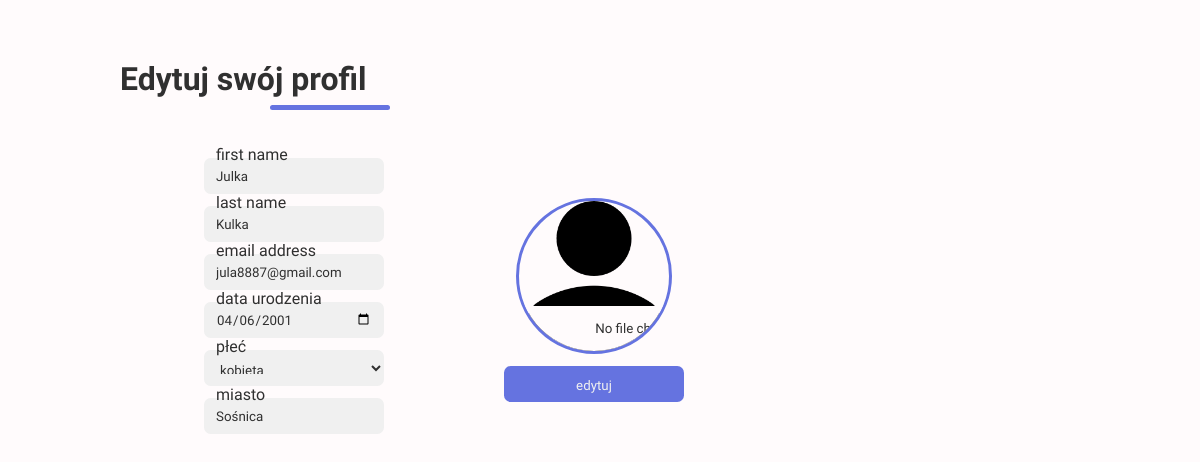
Page /account/edit/ (signed in) on the earlier database version.
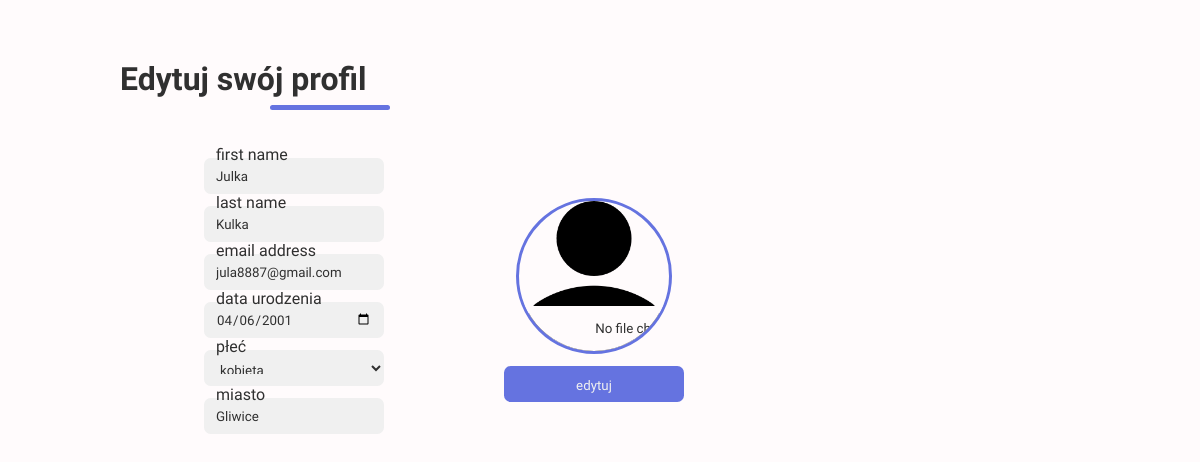
Same page on the later database version.
### users/models.py (models this page shows, shortened)
class user_profile(models.Model):
    user = models.OneToOneField(User, on_delete = models.CASCADE, blank = True, editable = False, primary_key = True)
    sex = models.CharField(null = True, blank = True, max_length = 15, choices = GENDER_CHOICES)
    city = models.CharField(max_length = 40, blank = True, null = True)
    birth_date = models.DateField(null = True, blank = True)
    image = models.ImageField(upload_to = get_upload_path, default = 'profile_image/default.png', storage = OverwriteStorage())
    def my_property(self):
        return self.user.first_name + ' ' + self.user.last_name
    full_name = property(my_property)
    class Meta:
        verbose_name_plural = 'Dodatkowe informacje o użytkownikach'

### users/decorators.py (the view)
    def wrapper_func(request, *args, **kwargs):
        if not 'browse_mode' in request.session:
            request.session['browse_mode'] = 'light'
        return view_func(request, *args, **kwargs)

### users/forms.py
class ModifyUserForm(forms.ModelForm):
    class Meta:
        model = User
        fields = ['first_name', 'last_name', 'email']
    def __init__(self, *args, **kwargs):
        super().__init__(*args, **kwargs)
        self.fields['first_name'].widget = forms.TextInput(attrs={'placeholder': ' '})
        self.fields['last_name'].widget = forms.TextInput(attrs={'placeholder': ' '})
        self.fields['email'].widget = forms.TextInput(attrs={'placeholder': ' '})

class ModifyUserDataForm(forms.ModelForm):
    sex = forms.ChoiceField(widget = forms.Select, choices = GENDER_CHOICES)
    class Meta:
        model = user_profile
        fields = ['birth_date', 'sex', 'city', 'image']
        widgets = {
            'birth_date': forms.DateInput(format = ('%Y-%m-%d'), attrs = {'type': 'date'}),
            'image': forms.FileInput()
        }
    def __init__(self, *args, **kwargs):
        super().__init__(*args, **kwargs)
        self.fields['birth_date'].label = 'Data urodzenia'
        self.fields['sex'].label = 'Płeć'
        self.fields['city'].label = 'Miasto'
        self.fields['city'].widget = forms.TextInput(attrs={'placeholder': ' '})

### templates/users/account_edit.html (shortened to what this page needs)
{% extends 'base.html' %}
{% load static %}
{% block css %}
{% if request.session.browse_mode == 'dark' %}
<link rel="stylesheet" href="{% static 'style/css/form-dark.css' %}">
{% else %}
<link rel="stylesheet" href="{% static 'style/css/form-light.css' %}">
{% endif %}
{% endblock css %}
{% block content %}
<h1>Edytuj swój profil</h1>
<form method="POST" action="{% url 'account_edit' %}" autocomplete="off" enctype="multipart/form-data">
    <div class="form-fields">
        {% for field in u_form %}
            <div class="form-div">
                {{ field }} <label for="{{ field.id_for_label }}"><span>{{ field.label }}</span></label>
            </div>
        {% endfor %}
        {% for field in p_form %}
            {% if field != p_form.image %}
                <div class="form-div">
                    {{ field }} <label for="{{ field.id_for_label }}"><span>{{ field.label }}</span></label>
                </div>
            {% endif %}
        {% endfor %}
    </div>
    <div class="form-right">
        <div class="form-image">
            <img src="{{ form_user.image.url }}" alt="">
            {{ p_form.image }}
        </div>
        <input type="submit" value="edytuj">
    </div>
</form>
{% endblock content %}

Differences in the rows shown:
changed user_profile "kobieta": city "Sośnica" → "Gliwice"
